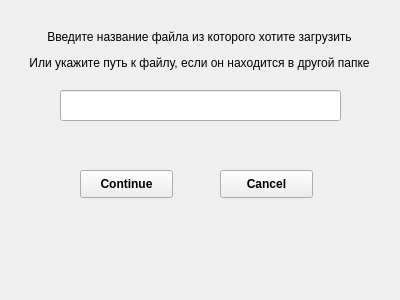
<?xml version="1.0" encoding="UTF-8"?>
<ui version="4.0">
 <class>From_file</class>
 <widget class="QWidget" name="From_file">
  <property name="geometry">
   <rect>
    <x>0</x>
    <y>0</y>
    <width>400</width>
    <height>300</height>
   </rect>
  </property>
  <property name="windowTitle">
   <string>Form</string>
  </property>
  <widget class="QLineEdit" name="lineEdit">
   <property name="geometry">
    <rect>
     <x>60</x>
     <y>90</y>
     <width>281</width>
     <height>31</height>
    </rect>
   </property>
   <property name="text">
    <string/>
   </property>
  </widget>
  <widget class="QLabel" name="label">
   <property name="geometry">
    <rect>
     <x>4</x>
     <y>15</y>
     <width>391</width>
     <height>71</height>
    </rect>
   </property>
   <property name="text">
    <string>&lt;html&gt;&lt;head/&gt;&lt;body&gt;&lt;p align=&quot;center&quot;&gt;Введите название файла из которого хотите загрузить&lt;/p&gt;&lt;p align=&quot;center&quot;&gt;Или укажите путь к файлу, если он находится в другой папке&lt;/p&gt;&lt;/body&gt;&lt;/html&gt;</string>
   </property>
  </widget>
  <widget class="QPushButton" name="pushButton">
   <property name="geometry">
    <rect>
     <x>80</x>
     <y>170</y>
     <width>93</width>
     <height>28</height>
    </rect>
   </property>
   <property name="font">
    <font>
     <weight>75</weight>
     <bold>true</bold>
    </font>
   </property>
   <property name="text">
    <string>Continue</string>
   </property>
  </widget>
  <widget class="QPushButton" name="pushButton_2">
   <property name="geometry">
    <rect>
     <x>220</x>
     <y>170</y>
     <width>93</width>
     <height>28</height>
    </rect>
   </property>
   <property name="font">
    <font>
     <weight>75</weight>
     <bold>true</bold>
    </font>
   </property>
   <property name="text">
    <string>Cancel</string>
   </property>
  </widget>
 </widget>
 <resources/>
 <connections/>
</ui>
